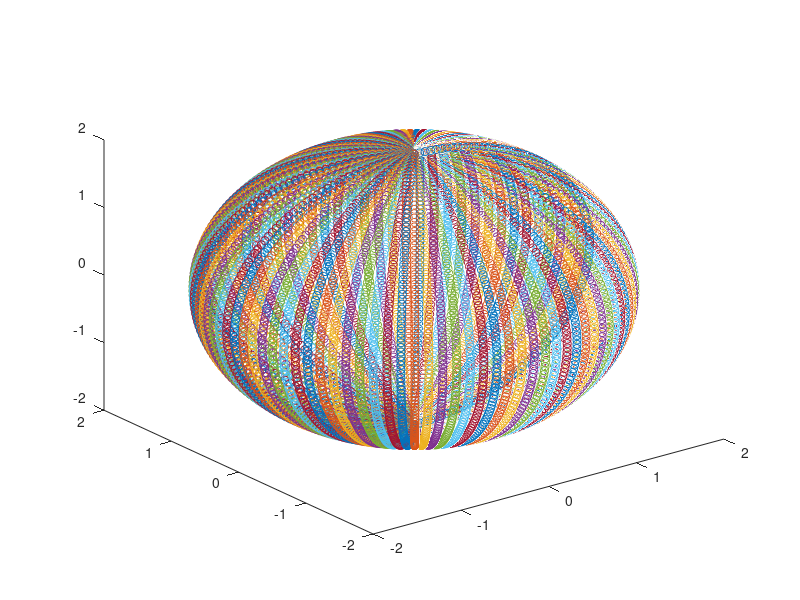

The MATLAB script that drew this image:
clear all;
close all;
clc

theta = linspace(0,2*pi);
phi = linspace(-pi/2, pi/2);
[theta, phi] = meshgrid(theta,phi);
rho = 2;
[x,y,z] = sph2cart(theta,phi,rho);
plot3(x,y,z,'LineStyle','none', 'Marker','o')
